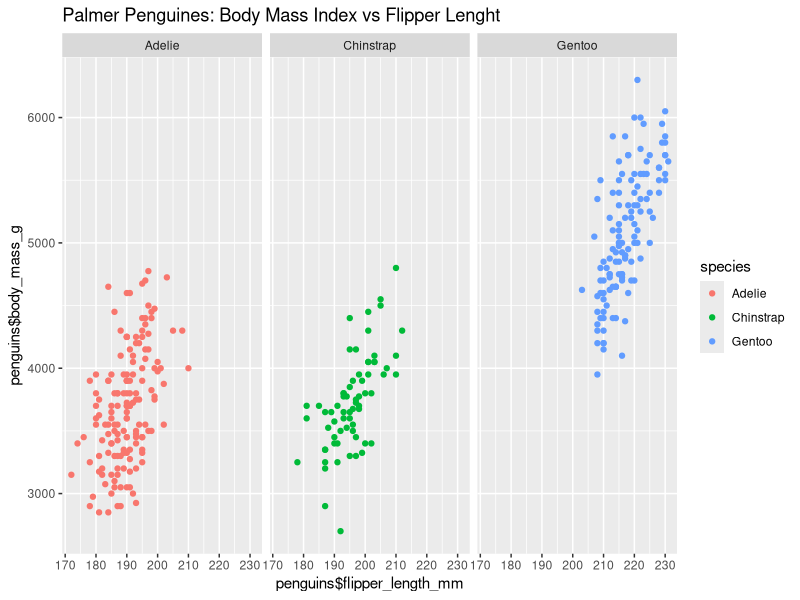

The R script that drew this image:
# install.packages("palmerpenguins")
library(palmerpenguins)
library(ggplot2)
ggplot(data=penguins,
       aes(x = penguins$flipper_length_mm, y = penguins$body_mass_g)) + 
  geom_point(aes(color = species)) + facet_wrap(~species) + labs(title = "Palmer Penguines: Body Mass Index vs Flipper Lenght")

summary(penguins)

### 
x <- -0.8 
if (x > 0 ) {
  
  print("x is the positive number")
  
} else {
  print("x is either positive or negative number")
}
# install.packages("tidyverse")
library(tidyverse)
#####tooth growth analysis: 
data("ToothGrowth")
View(ToothGrowth)
library(dplyr)
filtered_tg <- filter(ToothGrowth,dose == 0.5)
View(filtered_tg)
arrange(filtered_tg,len)
arrange(filter(ToothGrowth,dose == 0.5),len)
filtered_toothgrowth <- ToothGrowth %>%
  filter(dose == 0.5) %>%
  group_by(supp) %>%
  arrange(len) %>%
  summarise(mean_length = mean(len, na.rm = T),.groups = "drop" )
#### tidyverse

install.packages("tidyverse")
library(tidyverse)
data("diamonds")
View(diamonds)
head(diamonds)

str(diamonds)
mutate(diamonds, carot_2 = diamonds$carat * 100)